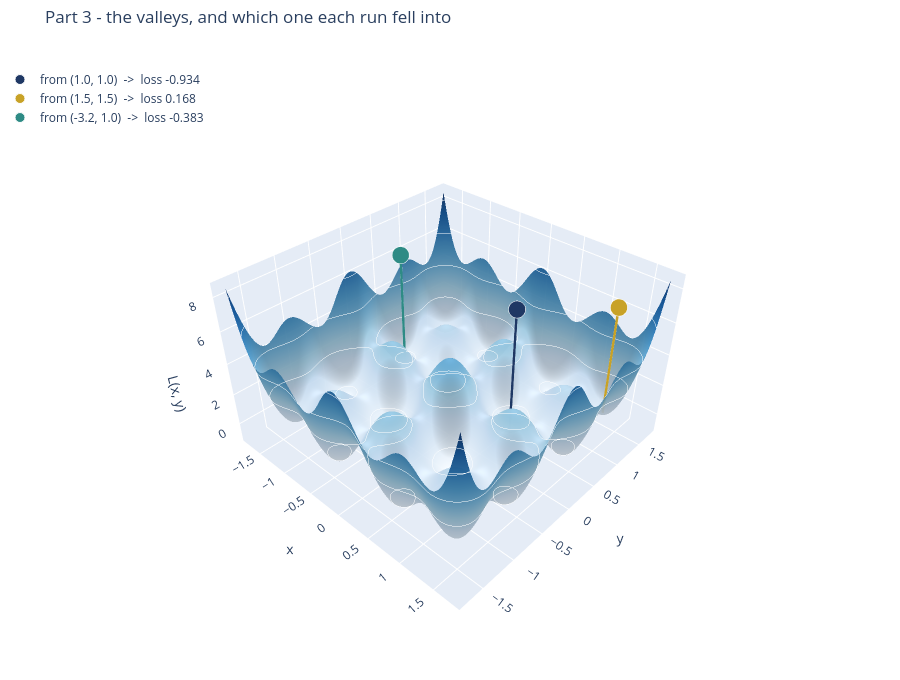

Here is the notebook cell this chart was saved with:
### Markdown cell above
### Spin it

The same surface in 3D. **Drag to rotate it, scroll to zoom.**

Only the middle of the map is drawn: the sides climb to about 250, which would
flatten the plot. The coloured stalks mark where the three
runs ended.

Count the separate valleys, and notice there are ridges between them.
Gradient descent only measures the slope where it is currently standing, so it
has no way of knowing that a deeper valley sits just over the next ridge.

*Needs plotly (`pip install plotly`). Without it you get a fixed view instead.*

### Code cell
try:
    import plotly.graph_objects as go
    HAVE_PLOTLY = True
except ImportError:
    HAVE_PLOTLY = False
    print('plotly is not installed, so this is a fixed view you cannot rotate.')
    print('For the rotatable one:   pip install plotly')

VIEW   = 1.75      # draw only the middle; the sides climb to about 250
MARK_Z = 7.0       # all markers float at one height, so no ridge hides one

gx = np.linspace(-VIEW, VIEW, 260)
GX, GY = np.meshgrid(gx, gx)
GZ = L_xy(GX, GY)

if HAVE_PLOTLY:
    fig = go.Figure()
    fig.add_surface(x=gx, y=gx, z=GZ, colorscale='Blues', showscale=False,
                    opacity=0.93,
                    contours=dict(z=dict(show=True, color='white', width=1)))
    for start, colour in zip(STARTS, [NAVY, GOLD, TEAL]):
        ex, ey = paths[start][-1]
        ez = L_xy(ex, ey)
        fig.add_scatter3d(x=[ex, ex], y=[ey, ey], z=[ez, MARK_Z], mode='lines',
                          line=dict(color=colour, width=5), showlegend=False)
        fig.add_scatter3d(x=[ex], y=[ey], z=[MARK_Z], mode='markers',
                          marker=dict(size=10, color=colour,
                                      line=dict(color='white', width=1)),
                          name=f'from {start}  ->  loss {ez:.3f}')
    fig.update_layout(
        height=680, margin=dict(l=0, r=0, t=46, b=0),
        title='Part 3 - the valleys, and which one each run fell into',
        legend=dict(x=0.0, y=0.97),
        scene=dict(xaxis_title='x', yaxis_title='y', zaxis_title='L(x, y)',
                   aspectratio=dict(x=1, y=1, z=0.62),
                   camera=dict(eye=dict(x=1.35, y=-1.45, z=1.45))))
    fig.show()
else:
    ax = plt.figure(figsize=(8, 6.5)).add_subplot(projection='3d')
    ax.plot_surface(GX, GY, GZ, cmap='Blues', linewidth=0, antialiased=True,
                    alpha=0.95)
    for start, colour in zip(STARTS, [NAVY, GOLD, TEAL]):
        ex, ey = paths[start][-1]
        ez = L_xy(ex, ey)
        ax.plot([ex, ex], [ey, ey], [ez, MARK_Z], color=colour, lw=2)
        ax.scatter([ex], [ey], [MARK_Z], color=colour, s=60, edgecolor='white',
                   label=f'from {start}  ->  loss {ez:.3f}')
    ax.set_xlabel('x'); ax.set_ylabel('y'); ax.set_zlabel('L(x, y)')
    ax.view_init(elev=38, azim=-52)
    ax.legend(loc='upper left', fontsize=8)
    plt.tight_layout(); plt.show()

### Figure 1 — Plotly figure (JSON) as saved in the notebook; plotly's stock layout.template omitted (floating-point values rounded to 4 significant figures; data arrays with more than 128 entries replaced by an {"elided": "..."} marker saying what was removed)
{"data": [{"colorscale": [[0, "rgb(247,251,255)"], [0.125, "rgb(222,235,247)"], [0.25, "rgb(198,219,239)"], [0.375, "rgb(158,202,225)"], [0.5, "rgb(107,174,214)"], [0.625, "rgb(66,146,198)"], [0.75, "rgb(33,113,181)"], [0.875, "rgb(8,81,156)"], [1, "rgb(8,48,107)"]], "contours": {"z": {"color": "white", "show": true, "width": 1}}, "opacity": 0.93, "showscale": false, "type": "surface", "x": {"elided": "260 float values"}, "y": {"elided": "260 float values"}, "z": {"elided": "260x260 float values"}}, {"line": {"color": "#1F3864", "width": 5}, "mode": "lines", "showlegend": false, "type": "scatter3d", "x": [0.5391, 0.5391], "y": [0.5391, 0.5391], "z": [-0.9335, 7]}, {"marker": {"color": "#1F3864", "line": {"color": "white", "width": 1}, "size": 10}, "mode": "markers", "name": "from (1.0, 1.0)  ->  loss -0.934", "type": "scatter3d", "x": [0.5391], "y": [0.5391], "z": [7]}, {"line": {"color": "#C8A227", "width": 5}, "mode": "lines", "showlegend": false, "type": "scatter3d", "x": [1.365, 1.365], "y": [1.365, 1.365], "z": [0.1677, 7]}, {"marker": {"color": "#C8A227", "line": {"color": "white", "width": 1}, "size": 10}, "mode": "markers", "name": "from (1.5, 1.5)  ->  loss 0.168", "type": "scatter3d", "x": [1.365], "y": [1.365], "z": [7]}, {"line": {"color": "#2E8B85", "width": 5}, "mode": "lines", "showlegend": false, "type": "scatter3d", "x": [-1.365, -1.365], "y": [0.5391, 0.5391], "z": [-0.3829, 7]}, {"marker": {"color": "#2E8B85", "line": {"color": "white", "width": 1}, "size": 10}, "mode": "markers", "name": "from (-3.2, 1.0)  ->  loss -0.383", "type": "scatter3d", "x": [-1.365], "y": [0.5391], "z": [7]}], "layout": {"height": 680, "legend": {"x": 0, "y": 0.97}, "margin": {"b": 0, "l": 0, "r": 0, "t": 46}, "scene": {"aspectratio": {"x": 1, "y": 1, "z": 0.62}, "camera": {"eye": {"x": 1.35, "y": -1.45, "z": 1.45}}, "xaxis": {"title": {"text": "x"}}, "yaxis": {"title": {"text": "y"}}, "zaxis": {"title": {"text": "L(x, y)"}}}, "title": {"text": "Part 3 - the valleys, and which one each run fell into"}}}
